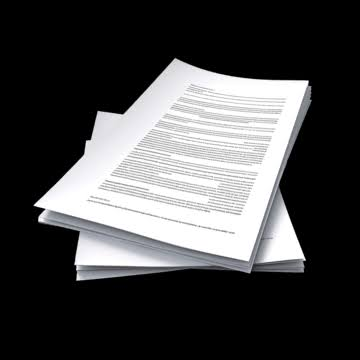
#> input picture Day16/input_images/document.jpg, 360 x 360 px, found by its file name; its folder holds only this picture in this run
$ python image_enhancement.py
#> lines starting #> are read from the running program, lines starting #| are printed output that depends on the picture
import cv2
import os


INPUT_FOLDER = "input_images"
OUTPUT_FOLDER = "output_images/enhancement"

os.makedirs(OUTPUT_FOLDER, exist_ok=True)


def enhance_image(image_path):

#> called with image_path = 'input_images/document.jpg'
    image = cv2.imread(image_path)
#> image is the input picture: shape (360, 360, 3); mean B, G, R 72.6, 71.9, 71.9

    if image is None:
        print(f"Unable to read: {image_path}")
        return

    filename = os.path.splitext(
        os.path.basename(image_path)
    )[0]

    # Grayscale
    grayscale = cv2.cvtColor(
        image,
        cv2.COLOR_BGR2GRAY
    )

    cv2.imwrite(
        os.path.join(
            OUTPUT_FOLDER,
            f"{filename}_grayscale.jpg"
        ),
        grayscale
    )

    # Gaussian Blur
    gaussian = cv2.GaussianBlur(
        image,
        (5, 5),
        0
    )
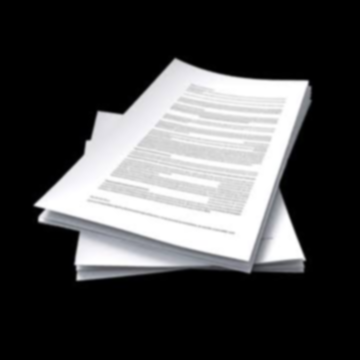
#> gaussian: shape (360, 360, 3); mean B, G, R 72.6, 71.9, 71.9

    cv2.imwrite(
        os.path.join(
            OUTPUT_FOLDER,
            f"{filename}_gaussian.jpg"
        ),
        gaussian
    )

    # Median Blur
    median = cv2.medianBlur(
        image,
        5
    )

    cv2.imwrite(
        os.path.join(
            OUTPUT_FOLDER,
            f"{filename}_median.jpg"
        ),
        median
    )

    # Bilateral Filter
    bilateral = cv2.bilateralFilter(
        image,
        9,
        75,
        75
    )

    cv2.imwrite(
        os.path.join(
            OUTPUT_FOLDER,
            f"{filename}_bilateral.jpg"
        ),
        bilateral
    )

    # Brightness
    brightness = cv2.convertScaleAbs(
        image,
        alpha=1.0,
        beta=40
    )
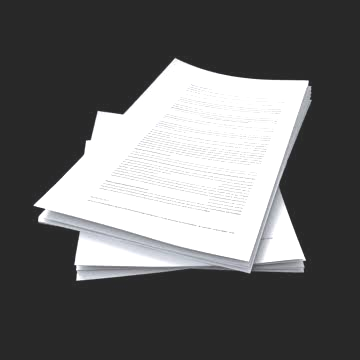
#> brightness: shape (360, 360, 3); mean B, G, R 105.6, 105.2, 105.1

    cv2.imwrite(
        os.path.join(
            OUTPUT_FOLDER,
            f"{filename}_brightness.jpg"
        ),
        brightness
    )

    # Contrast
    contrast = cv2.convertScaleAbs(
        image,
        alpha=1.4,
        beta=0
    )
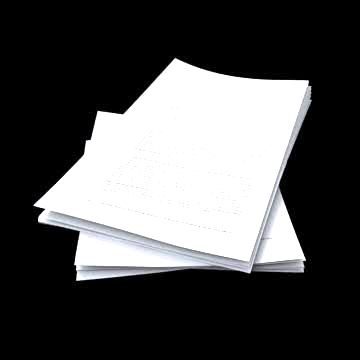
#> contrast: shape (360, 360, 3); mean B, G, R 80.3, 79.8, 79.7

    cv2.imwrite(
        os.path.join(
            OUTPUT_FOLDER,
            f"{filename}_contrast.jpg"
        ),
        contrast
    )

    # Sharpening
    kernel = cv2.getStructuringElement(
        cv2.MORPH_RECT,
        (3, 3)
    )

    blurred = cv2.GaussianBlur(
        image,
        (0, 0),
        3
    )
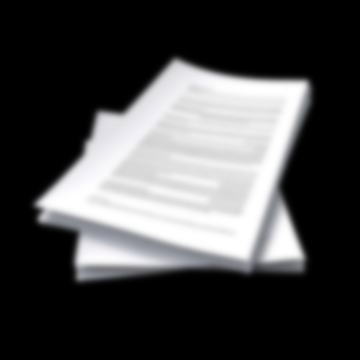
#> blurred: shape (360, 360, 3); mean B, G, R 72.6, 71.9, 71.9

    sharpened = cv2.addWeighted(
        image,
        1.5,
        blurred,
        -0.5,
        0
    )

    cv2.imwrite(
        os.path.join(
            OUTPUT_FOLDER,
            f"{filename}_sharpened.jpg"
        ),
        sharpened
    )


def main():

    print("=" * 60)
    print("Day 17 - Image Enhancement")
    print("=" * 60)

    image_files = [
        file for file in os.listdir(INPUT_FOLDER)
        if file.lower().endswith(
            (".jpg", ".jpeg", ".png")
        )
    ]

    if not image_files:
        print("No input images found.")
        return

    for image_file in image_files:

        print(f"Enhancing: {image_file}")

        enhance_image(
            os.path.join(
                INPUT_FOLDER,
                image_file
            )
        )

    print("\nEnhancement processing completed.")
    print(f"Outputs saved to: {OUTPUT_FOLDER}")


if __name__ == "__main__":
    main()
